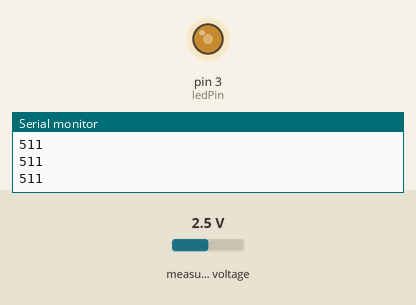
The sketch below on a simulated Arduino Uno, built with avr-gcc and run on an emulated ATmega328P. On the bench: output pins drawn as LEDs (lit = HIGH), the last lines printed to the serial monitor. The test bench sets the inputs (shaded band); at power-on: measured voltage 2.5 V.

Above: at 1.2 s.
1.3 s: measured voltage set to 0.1 V
At 2.2 s:
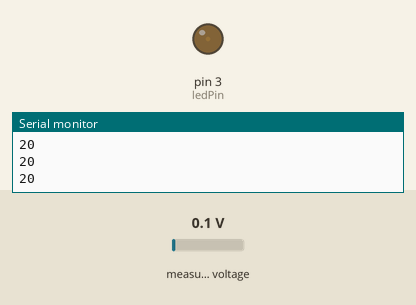
2.8 s: measured voltage set to 3.8 V
At 3.7 s:
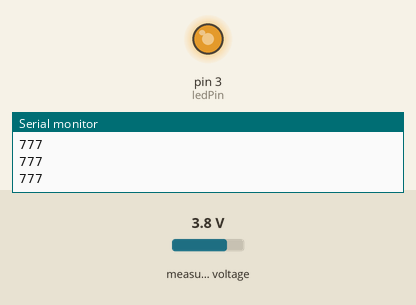
4.3 s: measured voltage set to 2.5 V
At 5.2 s:
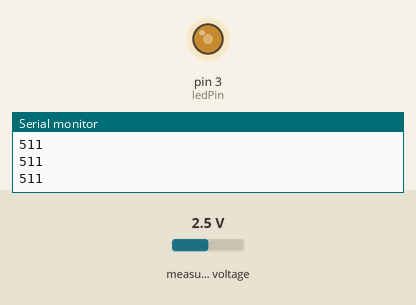
Timing chart, 0 to 7.3 s (numbered marks = the images above; inputs shaded):
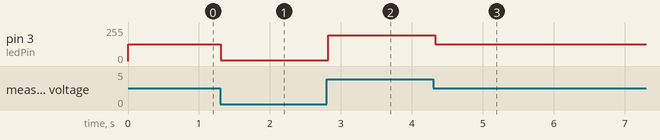

The sketch:

MCP3008_analog_digital.ino
```cpp
/***************************************************
This sketch uses the Adafruit MCP3008 library to read the 1st channel of a
MCP3008 10bit A/D covertor IC

By default the library will use the Arduino Uno SPI pins

Pin 13 SCK
Pin 12 COPI (formerly MOSI)
Pin 11 CIPO (formerly MISO)
Pin 10 CS

But you can use software SPI by specifing four other digital pins:
(SCK, COPI, CIPO, CS);
For example: adc.begin(13, 11, 12, 10);
****************************************************/
// If you use the Arduino desktop IDE, you will need to load the Adafruit MCP3008 library before compiling (the web editor loads it automatically)
#include <Adafruit_MCP3008.h> //load the MCP3008 library

Adafruit_MCP3008 adc; //Use the MCP3008 library to create an object called adc

int value, brightness;
int ledPin = 3;

void setup() {
  Serial.begin(9600); //Starts serial communication
  //while (!Serial);
  adc.begin(); //starts the analog to digital object
}

void loop() {
  value = adc.readADC(0); // Reads the value of the first A/D input on the MCP3008 and assigns the value to "value"
  Serial.println(value); // Outputs the value to the serial port
  brightness = map(value,0,1023,0,255); // Converts the A/D value of 0-1023 to the analogWrite value of 0-255
  brightness = constrain(brightness,0,255); // Ensures the value is between 0 and 255
  analogWrite(ledPin, brightness); //drives the LED at the proper PWM value
  delay(50); //Wait 50 milliseconds
}
```

Measured:
- after the input at 1.3 s, pin 3 (ledPin): 127/255 → 4/255 at once
- after the input at 2.8 s, pin 3 (ledPin): 4/255 → 193/255 at once
- after the input at 4.3 s, pin 3 (ledPin): 193/255 → 127/255 at once
